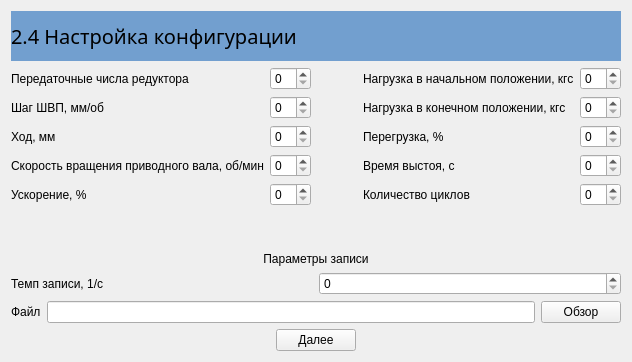
      <widget class="QWidget" name="page24">
       <layout class="QGridLayout" name="gridLayout_6">
        <item row="5" column="1">
         <widget class="QSpinBox" name="spnNom_Accel_Coeff24"/>
        </item>
        <item row="1" column="0">
         <widget class="QLabel" name="label_31">
          <property name="text">
           <string>Передаточные числа редуктора</string>
          </property>
         </widget>
        </item>
        <item row="5" column="3">
         <widget class="QLabel" name="label_30">
          <property name="text">
           <string>Количество циклов</string>
          </property>
         </widget>
        </item>
        <item row="2" column="3">
         <widget class="QLabel" name="label_38">
          <property name="text">
           <string>Нагрузка в конечном положении, кгс</string>
          </property>
         </widget>
        </item>
        <item row="5" column="0">
         <widget class="QLabel" name="label_29">
          <property name="text">
           <string>Ускорение, %</string>
          </property>
         </widget>
        </item>
        <item row="5" column="4">
         <widget class="QSpinBox" name="spnN24"/>
        </item>
        <item row="3" column="3">
         <widget class="QLabel" name="label_33">
          <property name="text">
           <string>Перегрузка, %</string>
          </property>
         </widget>
        </item>
        <item row="4" column="1">
         <widget class="QSpinBox" name="spnNom_Omega24"/>
        </item>
        <item row="9" column="0" colspan="5">
         <layout class="QHBoxLayout" name="horizontalLayout_8">
          <item>
           <widget class="QLabel" name="label_32">
            <property name="text">
             <string>Файл</string>
            </property>
           </widget>
          </item>
          <item>
           <widget class="QLineEdit" name="edtFile24"/>
          </item>
          <item>
           <widget class="QPushButton" name="btnFileSelect24">
            <property name="text">
             <string>Обзор</string>
            </property>
           </widget>
          </item>
         </layout>
        </item>
        <item row="4" column="3">
         <widget class="QLabel" name="label_37">
          <property name="text">
           <string>Время выстоя, с</string>
          </property>
         </widget>
        </item>
        <item row="10" column="0" colspan="5">
         <layout class="QHBoxLayout" name="horizontalLayout_7">
          <item>
           <spacer name="horizontalSpacer_7">
            <property name="orientation">
             <enum>Qt::Horizontal</enum>
            </property>
            <property name="sizeHint" stdset="0">
             <size>
              <width>40</width>
              <height>20</height>
             </size>
            </property>
           </spacer>
          </item>
          <item>
           <widget class="QPushButton" name="btnNext24">
            <property name="text">
             <string>Далее</string>
            </property>
           </widget>
          </item>
          <item>
           <spacer name="horizontalSpacer_8">
            <property name="orientation">
             <enum>Qt::Horizontal</enum>
            </property>
            <property name="sizeHint" stdset="0">
             <size>
              <width>40</width>
              <height>20</height>
             </size>
            </property>
           </spacer>
          </item>
         </layout>
        </item>
        <item row="3" column="1">
         <widget class="QSpinBox" name="spnNom_Travel24"/>
        </item>
        <item row="3" column="0">
         <widget class="QLabel" name="label_36">
          <property name="text">
           <string>Ход, мм</string>
          </property>
         </widget>
        </item>
        <item row="4" column="0">
         <widget class="QLabel" name="label_39">
          <property name="text">
           <string>Скорость вращения приводного вала, об/мин</string>
          </property>
         </widget>
        </item>
        <item row="6" column="0">
         <spacer name="verticalSpacer_7">
          <property name="orientation">
           <enum>Qt::Vertical</enum>
          </property>
          <property name="sizeHint" stdset="0">
           <size>
            <width>20</width>
            <height>40</height>
           </size>
          </property>
         </spacer>
        </item>
        <item row="2" column="4">
         <widget class="QSpinBox" name="spnNom_F2_24"/>
        </item>
        <item row="7" column="0" colspan="5">
         <widget class="QLabel" name="label_35">
          <property name="text">
           <string>Параметры записи</string>
          </property>
          <property name="alignment">
           <set>Qt::AlignCenter</set>
          </property>
         </widget>
        </item>
        <item row="4" column="4">
         <widget class="QSpinBox" name="spnDwell24"/>
        </item>
        <item row="3" column="2">
         <spacer name="horizontalSpacer_9">
          <property name="orientation">
           <enum>Qt::Horizontal</enum>
          </property>
          <property name="sizeType">
           <enum>QSizePolicy::Fixed</enum>
          </property>
          <property name="sizeHint" stdset="0">
           <size>
            <width>40</width>
            <height>20</height>
           </size>
          </property>
         </spacer>
        </item>
        <item row="0" column="0" colspan="5">
         <widget class="QLabel" name="label_133">
          <property name="minimumSize">
           <size>
            <width>0</width>
            <height>50</height>
           </size>
          </property>
          <property name="maximumSize">
           <size>
            <width>16777215</width>
            <height>50</height>
           </size>
          </property>
          <property name="styleSheet">
           <string notr="true">background-color: rgb(114, 159, 207);
font: 15pt bold;</string>
          </property>
          <property name="text">
           <string>2.4 Настройка конфигурации</string>
          </property>
         </widget>
        </item>
        <item row="1" column="4">
         <widget class="QSpinBox" name="spnNom_F1_24">
          <property name="sizePolicy">
           <sizepolicy hsizetype="Minimum" vsizetype="Fixed">
            <horstretch>0</horstretch>
            <verstretch>0</verstretch>
           </sizepolicy>
          </property>
         </widget>
        </item>
        <item row="2" column="1">
         <widget class="QSpinBox" name="spnPitch24"/>
        </item>
        <item row="1" column="1">
         <widget class="QSpinBox" name="spnGear24"/>
        </item>
        <item row="3" column="4">
         <widget class="QSpinBox" name="spnOverload_Coeff24"/>
        </item>
        <item row="2" column="0">
         <widget class="QLabel" name="label_40">
          <property name="text">
           <string>Шаг ШВП, мм/об</string>
          </property>
         </widget>
        </item>
        <item row="1" column="3">
         <widget class="QLabel" name="label_41">
          <property name="text">
           <string>Нагрузка в начальном положении, кгс</string>
          </property>
         </widget>
        </item>
        <item row="8" column="0" colspan="5">
         <layout class="QHBoxLayout" name="horizontalLayout_9">
          <item>
           <widget class="QLabel" name="label_34">
            <property name="text">
             <string>Темп записи, 1/с</string>
            </property>
           </widget>
          </item>
          <item>
           <widget class="QSpinBox" name="spnLog_Freq24"/>
          </item>
         </layout>
        </item>
       </layout>
      </widget>
